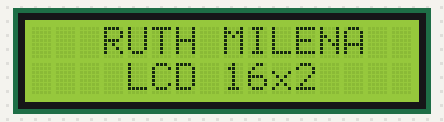
The sketch below on a simulated Arduino Uno, built with avr-gcc and run on an emulated ATmega328P. Shown: 16×2 character LCD.

Above: at 0.1 s.
At 5.21 s:
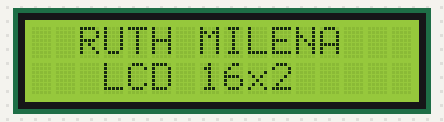
At 6.11 s:
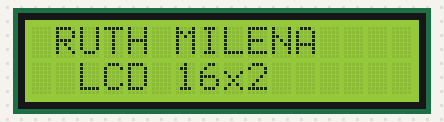
At 7.01 s:
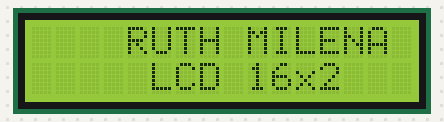
At 7.62 s:
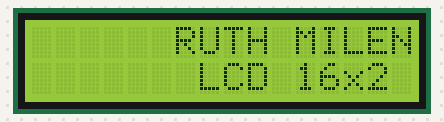

Measured:
- by itself, everything shown: repeats every 7.7 s, in 10 steps

The sketch:

lcd.ino
```cpp
//Programa: Teste de Display LCD 16 x 2
//Autor: RUTH E HELLEN

//Carrega a biblioteca LiquidCrystal
#include <LiquidCrystal.h>

//Define os pinos que serão utilizados para ligação ao display
LiquidCrystal lcd(12, 11, 5, 4, 3, 2);

void setup()
{
  //Define o número de colunas e linhas do LCD
  lcd.begin(16, 2);
}

void loop()
{
  //Limpa a tela
  lcd.clear();
  //Posiciona o cursor na coluna 3, linha 0;
  lcd.setCursor(3, 0);
  //Envia o texto entre aspas para o LCD
  lcd.print("RUTH MILENA");
  lcd.setCursor(3, 1);
  lcd.print(" LCD 16x2");
  delay(5000);

  //Rolagem para a esquerda
  for (int posicao = 0; posicao < 3; posicao++)
  {
    lcd.scrollDisplayLeft();
    delay(300);
  }

  //Rolagem para a direita
  for (int posicao = 0; posicao < 6; posicao++)
  {
    lcd.scrollDisplayRight();
    delay(300);
  }
}
```
